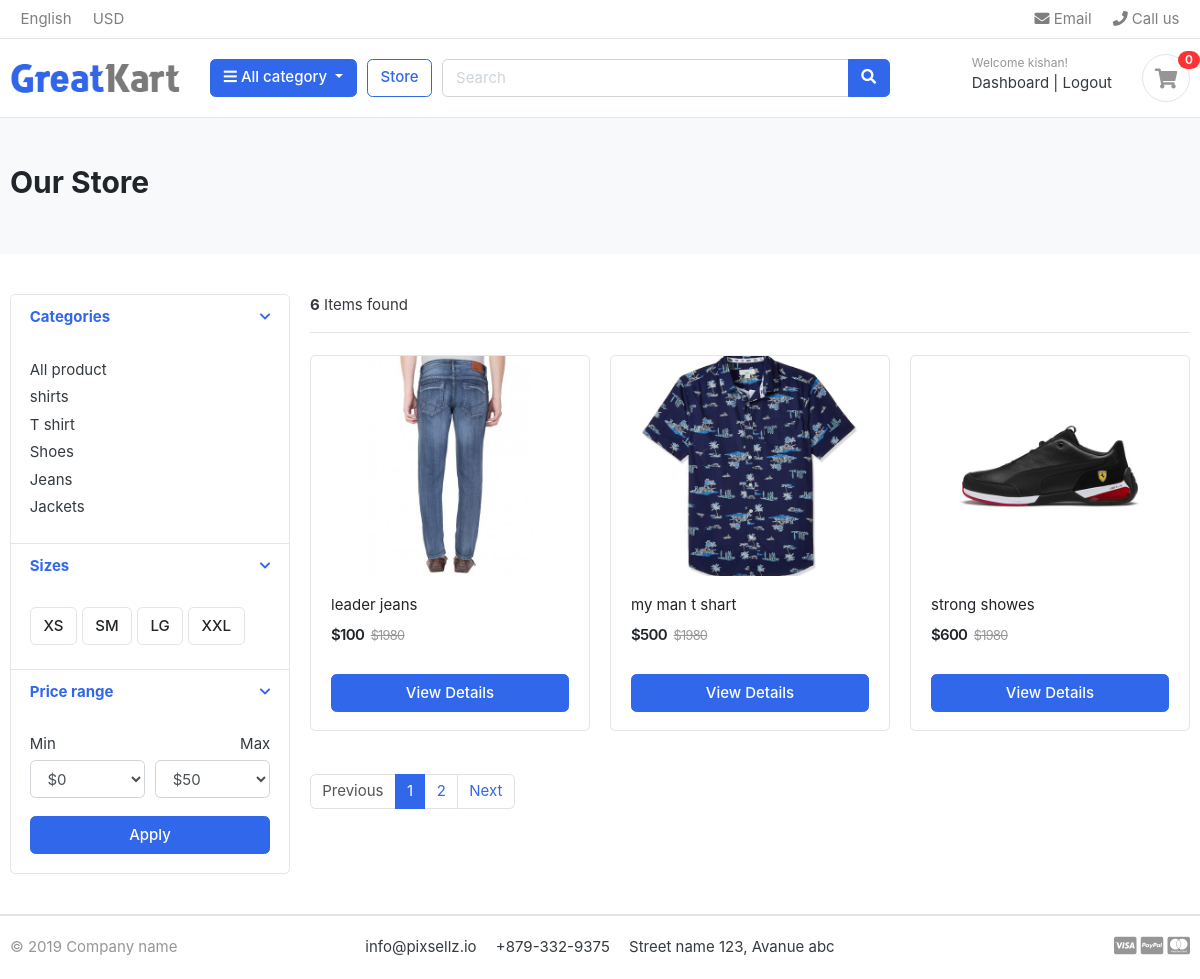
Page /store/ (signed in) on the committed database.
### accounts_app/models.py (models this page shows, shortened)
class Account(AbstractBaseUser):
    first_name = models.CharField(max_length=50)
    last_name = models.CharField(max_length=50)
    username = models.CharField(max_length=50, unique=True)
    email = models.EmailField(max_length=100, unique=True)
    phone_number = models.CharField(max_length=50)
    date_joined = models.DateTimeField(auto_now_add=True)
    last_login  = models.DateTimeField(auto_now_add =True)
    is_admin    = models.BooleanField(default=False)
    is_staff    = models.BooleanField(default = False)
    is_active   = models.BooleanField(default = False)
    is_superadmin = models.BooleanField(default=False)
    USERNAME_FIELD = 'email'
    REQUIRED_FIELDS = ['username', 'first_name', 'last_name']
    objects = MyAccountManager()

### category_app/models.py (models this page shows, shortened)
class Category(models.Model):
    category_name = models.CharField(max_length=50, unique=True)
    slug = models.SlugField(max_length=100, unique=True)
    description = models.TextField(max_length=255, blank=True)
    cat_image = models.ImageField(upload_to='photos/categories', blank=True)
    class Meta:
        verbose_name = 'category'
        verbose_name_plural = 'categories'
    def get_url(self):
        return reverse('products_by_category', args=[self.slug])

### store_app/models.py (models this page shows, shortened)
class Product(models.Model):
    product_name   = models.CharField(max_length=200, unique=True)
    slug           = models.SlugField(max_length=200, unique=True)
    description    = models.TextField(max_length=500, unique=True)
    price          = models.IntegerField()
    images         = models.ImageField(upload_to='photo/products')
    stock          = models.IntegerField()
    is_available   = models.BooleanField(default=True)
    category       = models.ForeignKey(Category, on_delete=models.CASCADE)
    created_date   = models.DateTimeField(auto_now_add=True)
    modified_date  = models.DateTimeField(auto_now=True)
    def get_url(self):
        return reverse('product_detail', args=[self.category.slug, self.slug])

### store_app/views.py (the view)
# urls.py: path('store/', include('store_app.urls')),
def store(request, category_slug=None):
    categories = None
    products   = None
    if category_slug != None:
        categories    = get_object_or_404(Category, slug=category_slug)
        products      = Product.objects.filter(category=categories, is_available=True)
        paginator = Paginator(products,3)
        page      = request.GET.get('page')
        paged_products = paginator.get_page(page)
        product_count = products.count()
    else:
        products = Product.objects.all().filter(is_available=True).order_by('id')
        paginator = Paginator(products,3)
        page      = request.GET.get('page')
        paged_products = paginator.get_page(page)
        product_count = products.count()
    context = {
        'products': paged_products,
        'product_count' : product_count,
    }
    return render(request, 'store/store.html', context)

### carts_app/context_processors.py (called while the page is built)
def counter(request):
    cart_count = 0
    if 'admin' in request.path:
        return {}
    else:
        try:
            cart = Cart.objects.filter(cart_id=_card_id(request))
            cart_items = CartItem.objects.all().filter(cart=cart[:1])
            for i in cart_items:
                cart_count = cart_count + i.quantity
        except Cart.DoesNotExist:
            cart_count = 0
    return dict(cart_count=cart_count)

### carts_app/views.py (called while the page is built)
def _card_id(request):
    cart = request.session.session_key
    if not cart:
        cart = request.session.create()
    return cart

### category_app/context_processors.py (called while the page is built)
def menu_links(request):
    links = Category.objects.all()
    return dict(links=links)

### templates/store/store.html (shortened to what this page needs)
{% extends "base.html" %}
{% load static %}
{% block content %}
    <section class="section-pagetop bg">
    <div class="container">
        {% if 'search' in request.path %}
            <h2 class="title-page">Search Result</h2>
        {% else %}
            <h2 class="title-page">Our Store</h2>
        {% endif %}
    </div>
    </section>
<section class="section-content padding-y">
    <div class="container">
    <div class="row">
        <aside class="col-md-3">
    <div class="card">
        <article class="filter-group">
            <header class="card-header">
                <a href="#" data-toggle="collapse" data-target="#collapse_1" aria-expanded="true" class="">
                    <i class="icon-control fa fa-chevron-down"></i>
                    <h6 class="title">Categories</h6>
                </a>
            </header>
            <div class="filter-content collapse show" id="collapse_1" style="">
                <div class="card-body">
                    <ul class="list-menu">
                    <li><a href="{% url 'store' %}">All product </a></li>
                    {% for i in links %}
                        <li><a href="{{ i.get_url }}">{{ i.category_name }} </a></li>
                    {% endfor %}
                    </ul>
                </div>
            </div>
        </article>
        <article class="filter-group">
            <header class="card-header">
                <a href="#" data-toggle="collapse" data-target="#collapse_4" aria-expanded="true" class="">
                    <i class="icon-control fa fa-chevron-down"></i>
                    <h6 class="title">Sizes </h6>
                </a>
            </header>
            <div class="filter-content collapse show" id="collapse_4" style="">
                <div class="card-body">
                  <label class="checkbox-btn">
                    <span class="btn btn-light"> XS </span>
                  </label>
                  <label class="checkbox-btn">
                    <span class="btn btn-light"> SM </span>
                  </label>
                  <label class="checkbox-btn">
                    <span class="btn btn-light"> LG </span>
                  </label>
                  <label class="checkbox-btn">
                    <span class="btn btn-light"> XXL </span>
                  </label>
            </div>
            </div>
        </article>
        <article class="filter-group">
            <header class="card-header">
                <a href="#" data-toggle="collapse" data-target="#collapse_3" aria-expanded="true" class="">
                    <i class="icon-control fa fa-chevron-down"></i>
                    <h6 class="title">Price range </h6>
                </a>
            </header>
            <div class="filter-content collapse show" id="collapse_3" style="">
                <div class="card-body">
                    <div class="form-row">
                    <div class="form-group col-md-6">
                      <label>Min</label>
                          <select class="mr-2 form-control">
                            <option value="0">$0</option>
                        </select>
                    </div>
                    <div class="form-group text-right col-md-6">
                      <label>Max</label>
                          <select class="mr-2 form-control">
                            <option value="50">$50</option>
                        </select>
                    </div>
                    </div>
                    <button class="btn btn-block btn-primary">Apply</button>
                </div>
            </div>
        </article>
    </div>
        </aside>
        <main class="col-md-9">
    <header class="border-bottom mb-4 pb-3">
            <div class="form-inline">
                <span class="mr-md-auto"><b>{{ product_count }}</b> Items found </span>
            </div>
    </header>
    <div class="row">
        {% if products %}
        {% for i in products %}
        <div class="col-md-4">
            <figure class="card card-product-grid">
                <div class="img-wrap">
                    <a href="{{ i.get_url }}"><img src="{{i.images.url}}"></a>
                </div>
                <figcaption class="info-wrap">
                    <div class="fix-height">
                        <a href="{{ i.get_url }}" class="title">{{i.product_name}}</a>
                        <div class="price-wrap mt-2">
                            <span class="price">${{i.price}}</span>
                            <del class="price-old">$1980</del>
                        </div>
                    </div>
                    <a href="{{ i.get_url }}" class="btn btn-block btn-primary"> View Details  </a>
                </figcaption>
            </figure>
        </div>
        {% endfor %}
        {% else %}
        <div>
            <h2>No result found. Please try again.</h2>
        </div>
        {% endif %}
    </div>
    <nav class="mt-4" aria-label="Page navigation sample">
    {% if products.has_other_pages %}
      <ul class="pagination">
        {% if products.has_previous %}
        <li class="page-item"><a class="page-link" href="?page={{products.previous_page_number}}">Previous</a></li>
        {% else %}
        <li class="page-item disabled"><a class="page-link" href="#">Previous</a></li>
        {% endif %}
        {% for i in products.paginator.page_range %}
            {% if products.number == i %}
                <li class="page-item active"><a class="page-link" href="#">{{i}}</a></li>
            {% else %}
                <li class="page-item"><a class="page-link" href="?page={{i}}">{{i}}</a></li>
            {% endif %}
        {% endfor %}
            {% if products.has_next %}
                <li class="page-item"><a class="page-link" href="?page={{products.next_page_number}}">Next</a></li>
            {% else %}
                <li class="page-item disabled"><a class="page-link" href="#">Next</a></li>
            {% endif %}
        </ul>
    {% endif %}
    </nav>
        </main>
    </div>
    </div>
    </section>
{% endblock %}

### templates/includes/navbar.html (shortened to what this page needs)
{% load static %}
<header class="section-header">
    <nav class="navbar p-md-0 navbar-expand-sm navbar-light border-bottom">
        <div class="container">
            <div class="collapse navbar-collapse" id="navbarTop4">
                <ul class="navbar-nav mr-auto">
                    <li class="nav-item dropdown">
                        <a href="#" class="nav-link"> English </a>
                    </li>
                    <li class="nav-item dropdown">
                        <a href="#" class="nav-link"> USD </a>
                    </li>
                </ul>
                <ul class="navbar-nav">
                    <li><a href="#" class="nav-link"> <i class="fa fa-envelope"></i> Email </a></li>
                    <li><a href="#" class="nav-link"> <i class="fa fa-phone"></i> Call us </a></li>
                </ul>
            </div>
        </div>
    </nav>
    <section class="header-main border-bottom">
        <div class="container">
            <div class="row align-items-center">
                <div class="col-lg-2 col-md-3 col-6">
                    <a href="{% url 'home' %}" class="brand-wrap">
                        <img class="logo" src="{% static './images/logo.png' %}">
                    </a>
                </div>
                <div class="col-lg col-sm col-md col-6 flex-grow-0">
                    <div class="category-wrap dropdown d-inline-block float-right">
                        <button type="button" class="btn btn-primary dropdown-toggle" data-toggle="dropdown">
                            <i class="fa fa-bars"></i> All category
                        </button>
                    </div>
                </div>
                <a href="{% url 'store' %}" class="btn btn-outline-primary">Store</a>
                <div class="col-lg  col-md-6 col-sm-12 col">
                    <form action="{% url 'search' %}" class="search" method='GET'>
                        <div class="input-group w-100">
                            <input type="text" class="form-control" style="width:60%;" placeholder="Search" name="keyword">
                            <div class="input-group-append">
                                <button class="btn btn-primary" type="submit">
                                    <i class="fa fa-search"></i>
                                </button>
                            </div>
                        </div>
                    </form>
                </div>
                <div class="col-lg-3 col-sm-6 col-8 order-2 order-lg-3">
                    <div class="d-flex justify-content-end mb-3 mb-lg-0">
                        {% if user.id is None %}
                        <div class="widget-header">
                            <small class="title text-muted">Welcome guest!</small>
                            <div>
                                <a href="{% url 'login' %}">Sign in</a> <span class="dark-transp"> | </span>
                                <a href="{% url 'register' %}"> Register</a>
                            </div>
                        </div>
                        {% else %}
                        <div class="widget-header">
                            <small class="title text-muted">Welcome {{user.first_name}}!</small>
                            <div>
                                <a href="{% url 'dashboard' %}"> Dashboard </a> <span class="dark-transp"> | </span>
                                <a href="{% url 'logout' %}"> Logout </a>
                            </div>
                        </div>
                        {% endif %}
                        <a href="{% url 'cart' %}" class="widget-header pl-3 ml-3">
                            <div class="icon icon-sm rounded-circle border"><i class="fa fa-shopping-cart"></i>
                            </div>
                            <span class="badge badge-pill badge-danger notify">{{cart_count}}</span>
                        </a>
                    </div>
                </div>
            </div>
        </div>
    </section>
</header>

### static/css/ui.css (style rules this page uses)
html { font-family: "Inter", sans-serif; font-size: 15px; }
.img-wrap { text-align: center; display: block; }
.img-wrap img { max-width: 100%; }
.price-wrap { letter-spacing: -0.7px; }
.icon-xs, .icon-sm, .icon-md, .icon-lg { display: inline-block; text-align: center; flex-shrink: 0; flex-grow: 0; }
.icon-sm { width: 48px; height: 48px; line-height: 48px !important; font-size: 20px; }
.padding-y { padding-top: 40px; padding-bottom: 40px; }
figure { margin-bottom: 0; }
article:after, .form-group:after { display: block; clear: both; content: ""; }
.bg { background-color: #f8f9fa; }
.title-page { color: #212529; }
.header-main { position: relative; padding-top: 1rem; padding-bottom: 1rem; }
.brand-wrap .logo, .navbar-brand .logo { margin-right: 7px; max-height: 42px; display: inline-block; }
.widget-header { display: inline-block; vertical-align: middle; position: relative; }
.widget-header a { color: #343a40; }
.widget-header i { color: #969696; }
.widget-header .title { display: block; }
.widget-header .notify { position: absolute; top: -3px; right: -10px; }
.btn-light { background-color: #fff; border-color: #e4e4e4; }
[class*=list-] li:after { visibility: hidden; display: block; content: ""; overflow: hidden; height: 0; clear: both; }
.list-menu { list-style: none; margin: 0; padding-left: 0; }
.list-menu li { margin-bottom: 5px; }
.list-menu a { color: #343a40; }
[class*=card-product] a.title { color: #212529; display: block; }
[class*=card-product] .img-wrap { overflow: hidden; position: relative; }
[class*=card-product] .img-wrap img { height: 100%; max-width: 100%; width: auto; display: inline-block; -o-object-fit: cover; object-fit: cover; }
.card-product-grid { margin-bottom: 20px; }
.card-product-grid .img-wrap { border-radius: 0.2rem 0.2rem 0 0; height: 220px; }
.card-product-grid .info-wrap { overflow: hidden; padding: 18px 20px; }
.card-product-grid .fix-height { height: 80px; overflow: hidden; }
.card .img-wrap { overflow: hidden; }
.notify { position: absolute; top: -4px; right: -10px; display: inline-block; padding: 0.25em 0.6em; font-size: 12px; line-height: 1; text-align: center; border-radius: 3rem; color: #fff; background-color: #fa3434; }
.price { font-weight: 600; color: #212529; }
.price-old { color: #969696; margin-left: 3px; font-size: 85%; }
.icon-control { margin-top: 5px; float: right; font-size: 80%; }
.card-header .title { margin-bottom: 0; line-height: 1.5; }
.filter-group { border-bottom: 1px solid #e4e4e4; }
.filter-group .card-header { border-bottom: 0; }
.filter-group:last-child { border-bottom: 0; }
.checkbox-btn { position: relative; }
.section-pagetop { padding: 45px 0; }

### rows in the picture
Account: first_name "kishan"
Category: category_name "shirts"
Category: category_name "T shirt"
Category: category_name "Shoes"
Category: category_name "Jeans"
Category: category_name "Jackets"
Product: images (picture), product_name "leader jeans", price "100"
Product: images (picture), product_name "my man t shart", price "500"
Product: images (picture), product_name "strong showes", price "600"

### other values in the picture
{{ cart_count }} "0"
{{ product_count }} "6"
{{ i }} "1"
{{ i }} "2"
